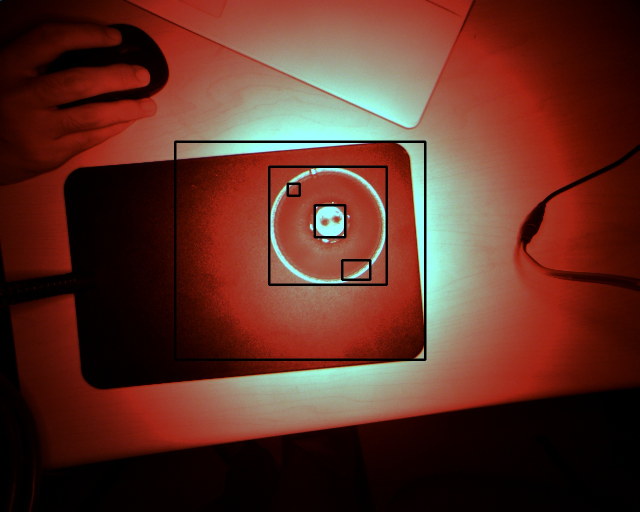
//> input picture opencvTest/result.jpg, 1280 x 1024 px (shown at 1/2 size)
$ ./cvMaker result.jpg   (built with g++ and OpenCV 4)
//> lines starting //> are read from the running program, lines starting //| are printed output that depends on the picture; after the words box and inside, x2 and y2 are one past the last pixel; in counts of white or black regions, pixels touching at a corner belong together

#include "opencv2/highgui/highgui.hpp"
#include "opencv2/imgproc/imgproc.hpp"
#include <iostream>
#include <sstream>
#include <cstdio>
#include <cstdlib>
#include <algorithm>
#include <stack>
#include <set>

using namespace cv;
using namespace std;

const double rate = 0.018868;
struct Data
{
	int minR, minC, maxR, maxC, length, centerR, centerC, order;
	Data() {}
	// [15 lines left out: functions Data, toString, not called in this run]
	vector<pair<int, int>> Points; // first 为 row, second 为 col
};

int lc = 0, lr = 0, rc = 1280, rr = 1024, cnt_circle = 0;
double dia1 = 0, dia2 = 0, dia3 = 0, dia4 = 0;
double all_devi1 = 0, all_devi2 = 0, all_devi3 = 0, all_devi4 = 0;
Mat src;
string dst_name;
int dc[8] = { 0,1,1,1,0,-1,-1,-1 }, dr[8] = { -1,-1,0,1,1,1,0,-1 };
const double eps = 0.1;
bool used[2000][2000];
stack<pair<int, int>> sta;
vector<Data> result, make_circle;

void init(); //初始化数据
void make_name(int i); //产生图片的名字
bool cmp(Data d1, Data d2); //对数据排序时的比较函数
void create_contours(); //画轮廓图
bool isStore(int minC, int minR, int maxC, int  maxR); //判断找到的圆是否合格
void find_adjacent(); //提取连通域
void get_circle(); //
void fit_circle(int k); //使用最小二乘法进行圆拟合
void draw_circle(); //画圆
double get_devi(double A, double B, double R, int k);

int main(int argc, char** argv)
{
	freopen("output_circle_size.txt", "w", stdout);
	printf("注:单位 厘米 , R 半径\n\n");
	for (int k = 1; k< argc; k++)
	{
		init();
		make_name(k);
		src = imread(argv[k], 1);
//> src is the input picture: 1024 rows x 1280 cols, CV_8UC3; mean B, G, R 38.6, 49.4, 95.4
		create_contours();
		find_adjacent();
		get_circle();
		printf("样例%d\n", k);
		draw_circle();
		printf("\n");
		dst_name.clear();
	}
	printf("平均数据:\n");
	printf("灯孔1R:%.2lf", dia1 * rate / 4);
	printf("  偏差值:%.0lf\n", all_devi1 / 4);
	printf("灯孔2R:%.2lf", dia2 * rate / 4);
	printf("  偏差值:%.0lf\n", all_devi2 / 4);
	printf("灯柱R:%.2lf", dia3 * rate / 4);
	printf("  偏差值:%.0lf\n", all_devi3 / 4);
	printf("外圈R:%.2lf", dia4 * rate / 4);
	printf("  偏差值:%.0lf\n", all_devi4 / 4);
	fclose(stdout);
	return(0);
}

// [4 lines left out: function cmp, not called in this run]

void init()
{
	cnt_circle = 0;
	result.clear();
	make_circle.clear();
	while (!sta.empty()) sta.pop();
}

void make_name(int i)
{
	string tmpStr;
	stringstream ss;
	ss << i;
	ss >> tmpStr;
	dst_name += "result";
	dst_name += tmpStr;
	dst_name += ".jpg";
}

void create_contours()
{
	Mat src_gray, canny_output;
	int thresh = 10, max_thresh = 255;
	vector<vector<Point> > contours;
	vector<Vec4i> hierarchy;

	cvtColor(src, src_gray, CV_BGR2GRAY);
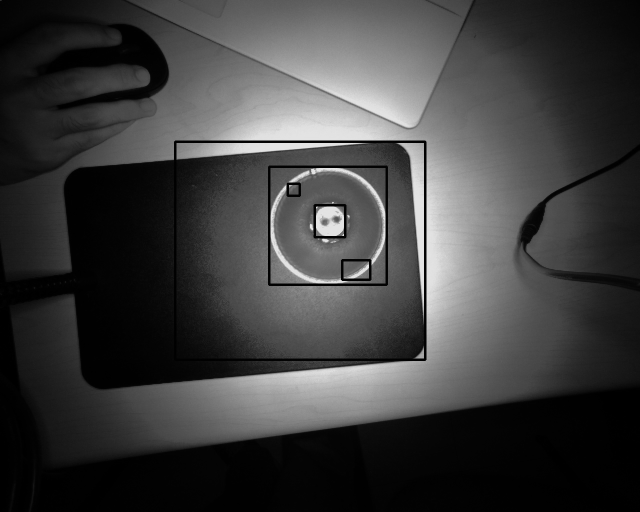
//> src_gray: 1024 rows x 1280 cols, CV_8UC1 (shown at 1/2 size); min 0, max 232, mean 61.9
	blur(src_gray, src_gray, Size(3, 3));

	Canny(src_gray, canny_output, thresh, thresh * 1.5, 3);
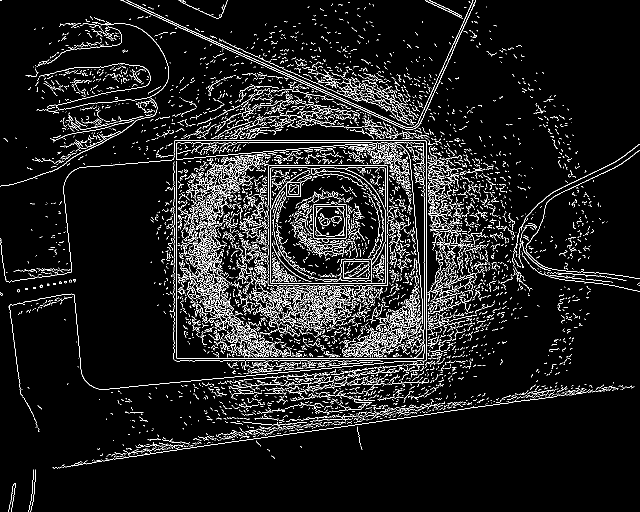
//> canny_output: 1024 rows x 1280 cols, CV_8UC1 (shown at 1/2 size); 7.1% white in thin lines or dots

	findContours(canny_output, contours, hierarchy, CV_RETR_TREE, CV_CHAIN_APPROX_SIMPLE, Point(0, 0));
//> contours = 6667 contours, 6527 with area under 20; largest, box (x1, y1, x2, y2) and area: (535, 331, 777, 573) 57507, (535, 331, 777, 573) 57501, (631, 412, 689, 473) 3268, (631, 412, 689, 473) 3250, (681, 517, 744, 563) 2623
	Mat drawing = Mat::zeros(canny_output.size(), CV_8UC3);
	//rectangle(src, Point(350,200), Point(900,720), Scalar(255, 255, 255), 2, 8, 0);
	//imshow("sfsd", src);
	for (int i = 0; i < contours.size(); i++)
	{
		Scalar color = Scalar(255, 255, 255);//定义颜色为白色
		drawContours(drawing, contours, i, color, 1, 8, hierarchy, 0, Point());
	}
//> drawing: 1024 rows x 1280 cols, CV_8UC3; 7.1% white in thin lines or dots
	imwrite("canny.jpg", drawing);
	//imshow("canny",drawing);
	waitKey(0);
}

bool isStore(int minC, int minR, int maxC, int  maxR)
{
	int CL = maxC - minC, RL = maxR - minR;
	double rate = CL * 1.0 / RL;
	if (fabs(rate - 1) <= eps && RL >= 20 && CL >= 20)
	{
		return true;
	}
	return false;
}

void find_adjacent()
{
	memset(used, false, sizeof used);
	Mat S, mid, dst;
	S = imread("canny.jpg");
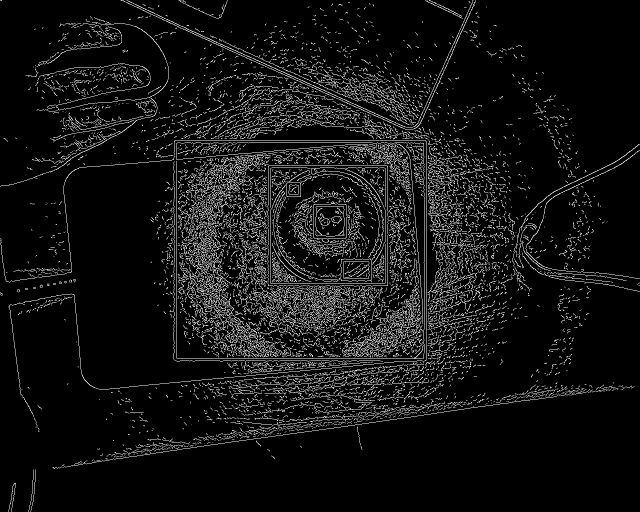
//> S: 1024 rows x 1280 cols, CV_8UC3 (shown at 1/2 size); min 0, max 255, mean 18.2
	cvtColor(S, mid, CV_BGR2GRAY);
	threshold(mid, dst, 145, 255, THRESH_BINARY);
//> dst: 1024 rows x 1280 cols, CV_8UC1; 7.1% white in thin lines or dots

	vector<pair<int, int>> tmpPoint;

	for (int r = lr; r < rr; r++)
	{
		for (int c = lc; c < rc; c++)
		{
			tmpPoint.clear();
			if (!used[r][c] && dst.at<uchar>(r, c) == 255)
			{
				int minC = c, minR = r, maxC = c, maxR = r;
				sta.push(make_pair(r, c));
				used[r][c] = true;
				tmpPoint.push_back(make_pair(r, c));
				while (!sta.empty())
				{
					int tmpR = sta.top().first, tmpC = sta.top().second;
					sta.pop();
					for (int k = 0; k <8; k++)
					{
						int tc = tmpC + dc[k], tr = tmpR + dr[k];
						if (tr < rr && tr >= lr && tc < rc&& tc >= lc)
						{
							if (!used[tr][tc] && dst.at<uchar>(tr, tc) == 255)
							{
								sta.push(make_pair(tr, tc));
								tmpPoint.push_back(make_pair(tr, tc));
								used[tr][tc] = true;
								minC = min(minC, tc);
								minR = min(minR, tr);
								maxC = max(maxC, tc);
								maxR = max(maxR, tr);
							}
						}
					}
				}
				if (isStore(minC, minR, maxC, maxR))
				{
//> (the run ends here: the program needs code that is not available in this run, at `Data d = Data(minR, minC, maxR, maxC, cnt_circle++);`)
